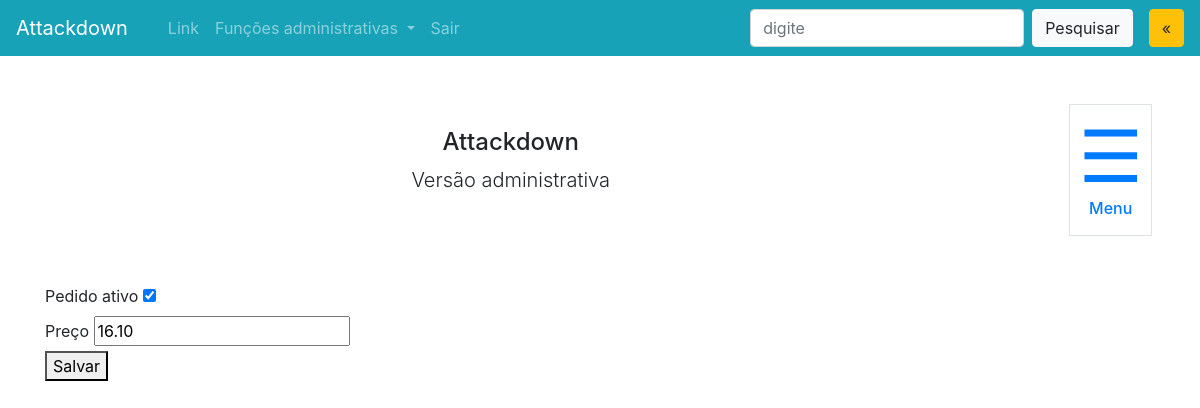
Before: /pedidos/editar/3 with the older database file.
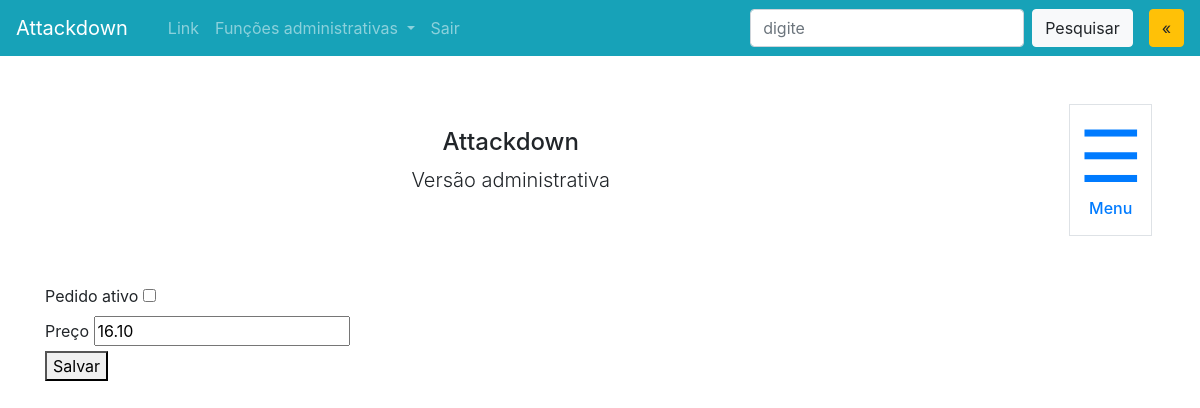
After: the same page with the newer database file.
### pedido/models.py (models this page shows)
class Pedido(models.Model):
    idPedido = models.AutoField(primary_key=True)
    nomeFuncionario = models.ForeignKey(Account, default=None, on_delete=models.DO_NOTHING, null=True)
    dataPedido = models.DateField()
    status = models.BooleanField()
    valorTotal = models.DecimalField(max_digits=7, decimal_places=2)

### pedido/views.py (the view)
# urls.py: path('editar/<str:cod_pedido>', views.editar_pedido, name="editar-pedido")
def editar_pedido(request, cod_pedido):
    context = {}
    pedido_editar = get_object_or_404(Pedido, idPedido=cod_pedido)
    if request.POST:
        form = EditarPedido(request.POST, instance=pedido_editar)
        if form.is_valid():
            pedido_editar = form.save()
            pedido_editar.save()
            return redirect("/pedidos/lista")
    else:
        form = EditarPedido(instance=pedido_editar)
        context['form'] = form
    return render(request, 'editar-pedido.html', context)

### pedido/forms.py
class EditarPedido(forms.ModelForm):
    status = forms.BooleanField(initial=False, required=False)
    valorTotal = forms.DecimalField(initial=0.10)
    class Meta:
        model = Pedido
        fields = ("status", "valorTotal")

### templates/editar-pedido.html (shortened to what this page needs)
{% extends "base.html" %}
{% block conteudo %}
    <form method="POST">{% csrf_token %}
        <label>Pedido ativo</label>
        {{ form.status }}<br>
        <label>Preço</label>
        {{ form.valorTotal }}<br>
        <button>Salvar</button>
    </form>
{% endblock conteudo %}

Changed rows visible on the page:
changed Pedido: status "☑" → "☐"
